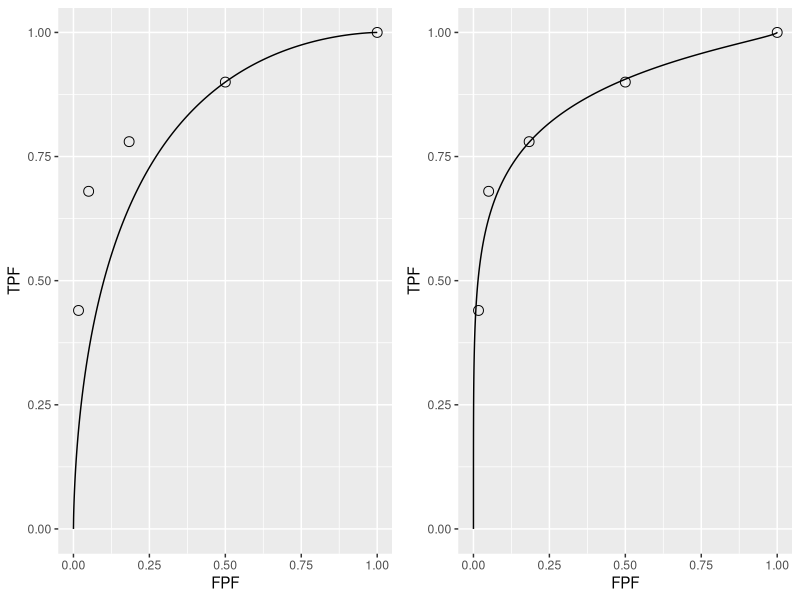

Source code (R): (Note: this script raises an error after producing the figure.)
## ---- chunk 1
knitr::opts_chunk$set(
  collapse = TRUE,
  comment = "#>"
)
library(kableExtra)
library(ggplot2)
library(gridExtra)
## ---- chunk 2
plotROC <- function (mu, sigma, FPF, TPF)
{
  zeta <- seq(- mu - 2,+ mu + 2,0.01)
  fpf <- array(dim = length(zeta))
  tpf <- array(dim = length(zeta))
  for (i in 1:length(zeta)) {
    fpf[i] <- pnorm(-zeta[i])
    tpf[i] <- pnorm((mu -zeta[i])/sigma) 
  }
  curveData <- data.frame(FPF = c(1, fpf, 0), TPF = c(1, tpf, 0))
  pointsData <- data.frame(FPF = FPF, TPF = TPF)
  rocPlot <- ggplot(mapping = aes(x = FPF, y = TPF)) + geom_line(data = curveData) + geom_point(data = pointsData, shape = 1, size = 3)
  return(rocPlot)
}
## ---- chunk 3
Ktr = array(dim = c(2,5))
Ktr[1,]  <- rev(c(30,19,8,2,1)) # Table 4.2.1
Ktr[2,]  <- rev(c(5,6,5,12,22))
df <- as.data.frame(Ktr)
colnames(df) <- c("$r = 5$","$r = 4$","$r = 3$","$r = 2$","$r = 1$")
rownames(df) <- c("non-diseased","diseased")
knitr::kable(df, caption = "Representative counts table.", escape = FALSE)
## ---- chunk 4
options(digits=4)
# R = number of bins; 5
R <- length(Ktr[1,]) 
OpPts <- array(0,dim = c(2,R))
for (r in 1:R) {
  OpPts[1,r] <- sum(Ktr[1, 1:r])/sum(Ktr[1,])
  OpPts[2,r] <- sum(Ktr[2, 1:r])/sum(Ktr[2,])    
}
df <- as.data.frame(OpPts)
colnames(df) <- c("$r\\geq 5$","$r\\geq 4$","$r\\geq 3$","$r\\geq 2$","$r\\geq 1$")
rownames(df) <- c("FPF","TPF")
knitr::kable(df, caption = "Computation of operating points from cell counts.", escape = FALSE)
## ---- chunk 5
options(digits = 3)
FPF <- OpPts[1,]
TPF <- OpPts[2,]
df <- data.frame(FPF = FPF, TPF = TPF)
df <- t(df)
print(df)
mu <- qnorm(.5)+qnorm(.9);sigma <- 1
Az <- pnorm(mu/sqrt(2))
cat("uppermost point based estimate of mu = ", mu, "\n")
cat("corresponding estimate of Az = ", Az, "\n")
## ---- chunk 6
# equal variance fit to uppermost operating point
p1 <- plotROC (mu, sigma, FPF, TPF)
# the following values are from unequal-variance model fitting
# to be discussed later
mu <- 2.17;sigma <- 1.65
# this formula to be discussed later
Az <- pnorm(mu/sqrt(1+sigma^2))
cat("binormal unequal variance model estimate of Az = ", Az, "\n")
# unequal variance fit to all operating points
p2 <- plotROC (mu, sigma, FPF, TPF)
## ---- chunk 7
grid.arrange(p1,p2,ncol=2)
## ---- chunk 8
qnorm(1-0.5)
mu-qnorm(0.9)
## ---- chunk 9
knitr::include_graphics("images/AcquiringData6PointScale.png")
## ---- chunk 10
knitr::include_graphics("images/2AFC.png")
## ---- chunk 11
df = array(dim = c(7,4))
df[1,]  <- c("356,030",
              "355,734 (76.2)",
              "296 (12.3)",
              "0.83")
df[2,]  <- c("56,614",
              "56,533 (12.1)",
              "81 (3.4)",
              "1.43")
df[3,]  <- c("8,692",
              "8,627 (1.8)",
              "65 (2.7)",
              "7.48")
df[4,]  <- c("3,094",
              "3,049 (0.7)",
              "45 (1.9)",
              "14.54")
df[5,]  <- c("42,823",
              "41,442 (8.9)",
              "1,381 (57.5)",
              "32.25")
df[6,]  <- c("2,022",
              "1,687 (0.4)",
              "335 (13.9)",
              "165.68")
df[7,]  <- c("237",
              "38 (0.0)",
              "199 (8.3)",
              "839.66")
df <- as.data.frame(df)
colnames(df) <- c("Total number \nof mammograms",
                  "Mammograms without \nbreast cancer (percent)",
                  "Mammograms with \nbreast cancer  (percent)",
                  "Cancers per 1000 \nscreening mammograms")
rownames(df) <- c("1:Normal\n",
                  "2: Benign finding\n",
                  "3: Probably benign, \nrecommend normal or short term follow up",
                  "3+: Probably benign, \nrecommend immediate follow up",
                  "0: Need additional \nimaging evaluation",
                  "4: Suspicious finding, \nbiopsy should be considered",
                  "5: Highly suggestive \nof malignancy")
knitr::kable(df, caption = "The Barlow et al study: the ordering of the BI-RADS ratings in the first column correlates with cancer-rate in the last column.", escape = FALSE)
